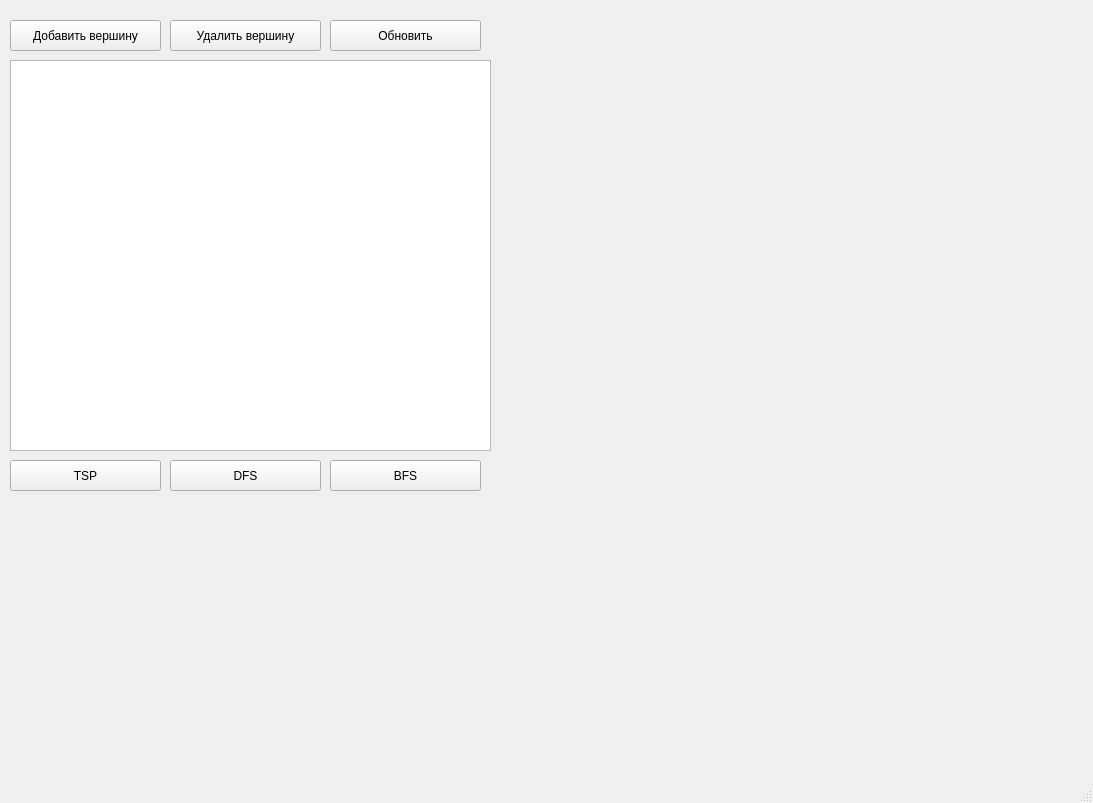
<?xml version="1.0" encoding="UTF-8"?>
<ui version="4.0">
 <class>MainWindow</class>
 <widget class="QMainWindow" name="MainWindow">
  <property name="geometry">
   <rect>
    <x>0</x>
    <y>0</y>
    <width>1093</width>
    <height>803</height>
   </rect>
  </property>
  <property name="windowTitle">
   <string>Travelling Salesman</string>
  </property>
  <widget class="QWidget" name="centralwidget">
   <widget class="QPushButton" name="pushButton_addVertex">
    <property name="geometry">
     <rect>
      <x>10</x>
      <y>20</y>
      <width>151</width>
      <height>31</height>
     </rect>
    </property>
    <property name="text">
     <string>Добавить вершину</string>
    </property>
   </widget>
   <widget class="QPushButton" name="pushButton_deleteVertex">
    <property name="geometry">
     <rect>
      <x>170</x>
      <y>20</y>
      <width>151</width>
      <height>31</height>
     </rect>
    </property>
    <property name="text">
     <string>Удалить вершину</string>
    </property>
   </widget>
   <widget class="QTableWidget" name="matrix">
    <property name="geometry">
     <rect>
      <x>10</x>
      <y>60</y>
      <width>481</width>
      <height>391</height>
     </rect>
    </property>
   </widget>
   <widget class="QPushButton" name="tempButton">
    <property name="geometry">
     <rect>
      <x>330</x>
      <y>20</y>
      <width>151</width>
      <height>31</height>
     </rect>
    </property>
    <property name="text">
     <string>Обновить</string>
    </property>
   </widget>
   <widget class="QPushButton" name="pushButton_TSP">
    <property name="geometry">
     <rect>
      <x>10</x>
      <y>460</y>
      <width>151</width>
      <height>31</height>
     </rect>
    </property>
    <property name="text">
     <string>TSP</string>
    </property>
   </widget>
   <widget class="QPushButton" name="pushButton_DFS">
    <property name="geometry">
     <rect>
      <x>170</x>
      <y>460</y>
      <width>151</width>
      <height>31</height>
     </rect>
    </property>
    <property name="text">
     <string>DFS</string>
    </property>
   </widget>
   <widget class="QPushButton" name="pushButton_BFS">
    <property name="geometry">
     <rect>
      <x>330</x>
      <y>460</y>
      <width>151</width>
      <height>31</height>
     </rect>
    </property>
    <property name="text">
     <string>BFS</string>
    </property>
   </widget>
  </widget>
  <widget class="QMenuBar" name="menubar">
   <property name="geometry">
    <rect>
     <x>0</x>
     <y>0</y>
     <width>1093</width>
     <height>21</height>
    </rect>
   </property>
  </widget>
  <widget class="QStatusBar" name="statusbar"/>
 </widget>
 <resources/>
 <connections/>
</ui>
